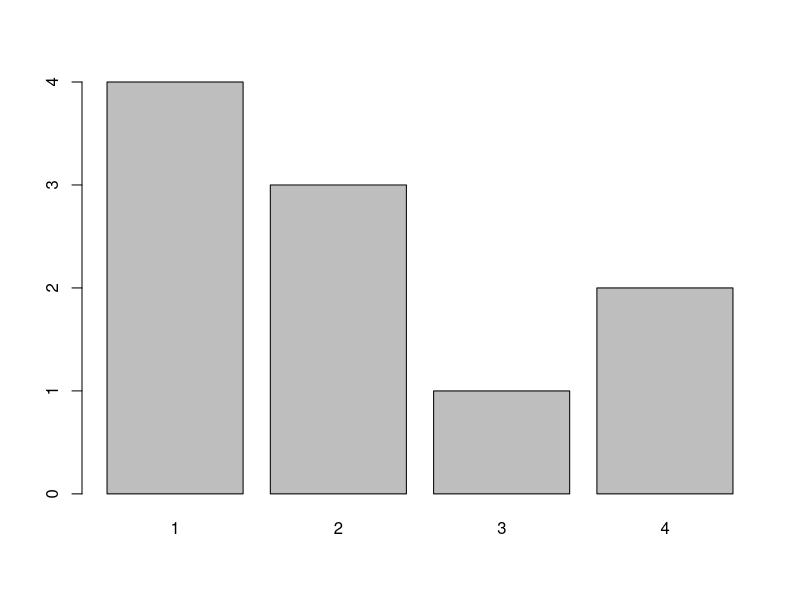
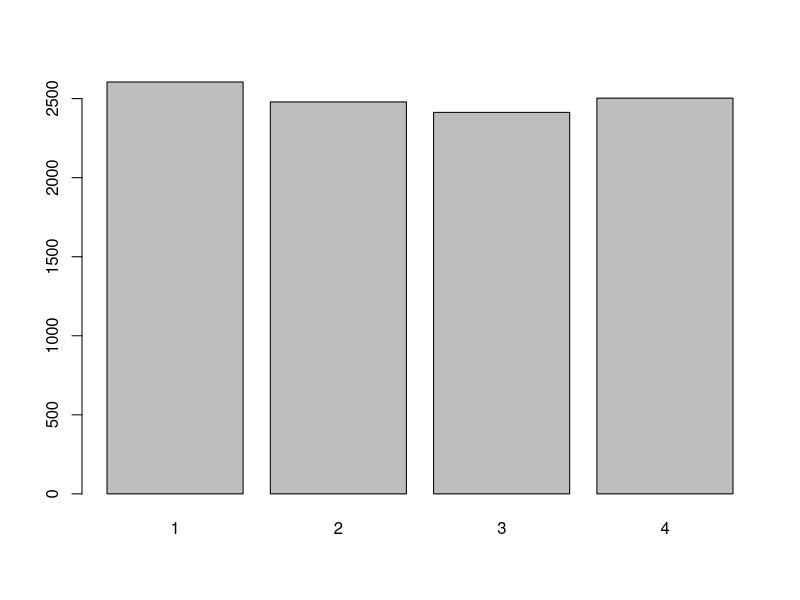
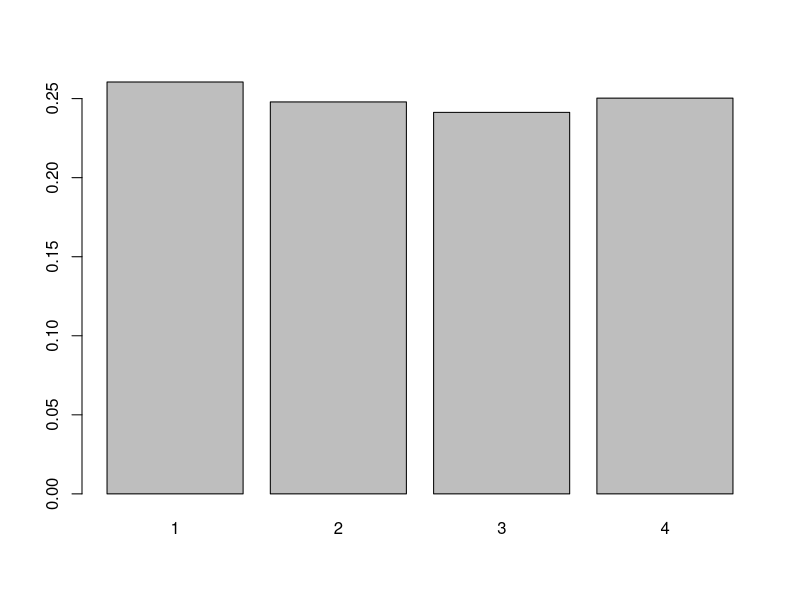
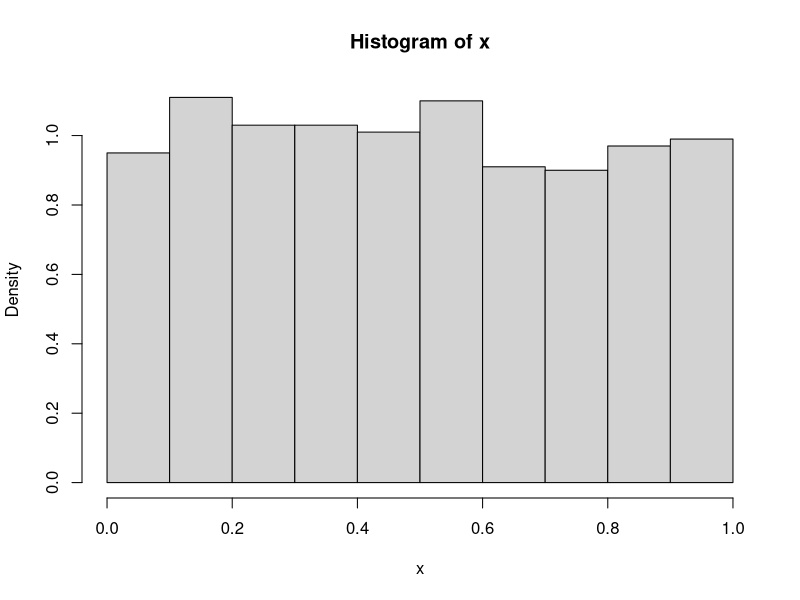
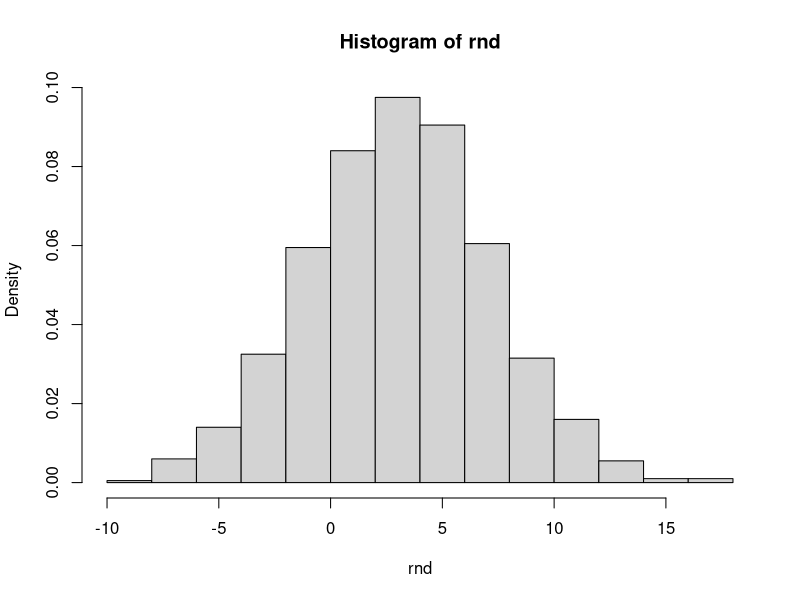
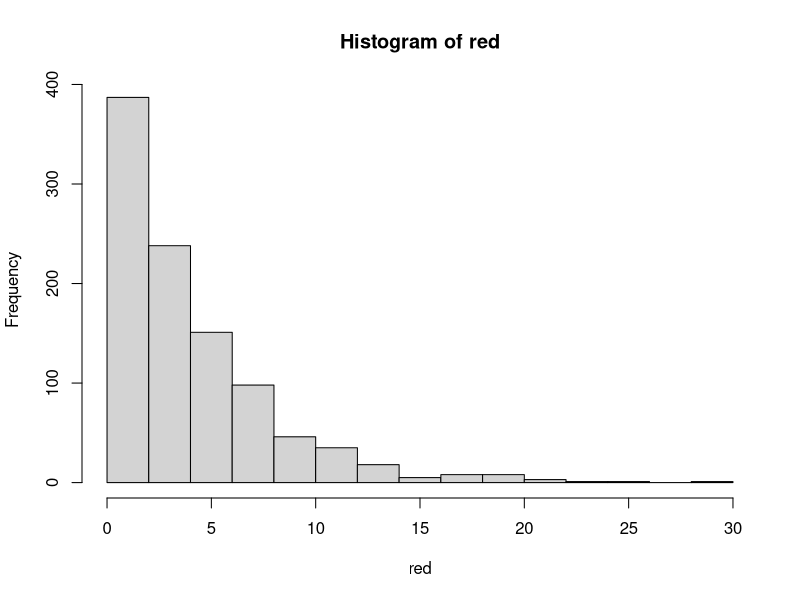
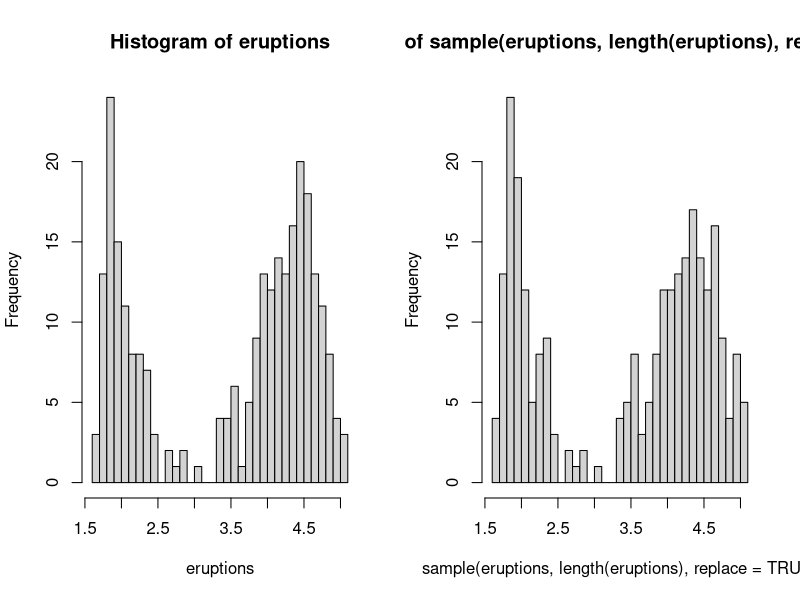

R code for these plots, in order:
#   Разпределения

############################
#       Преди да започнем с характеристиките на разпределенията трябва да знаем, че в R
#   всяко разпределение има разновидност, която стартите с d-(име на разпределение),
#   p-(име на разпределение), q-(име на разпределение) и r-(име на разпределение). Тези
#   означения показват какво искаме да правим:
#       r- - генериране на случайни величини за разпределението
#       d- - изчислява вероятността за сбъдване на събитието x
#       p- - изчислява вероятността на предварително зададен квантил за разпределението
#       q- - изчислява квантилът на предварително зададена вероятност за разпределението

#   p- е обратна функция на q-. Например qnorm(pnorm(0.9)) = 0.9, pnorm(qnorm(0.9)) = 0.9
############################

#   1. Равномерно дискретно разпределение (РДР)
#       РДР е вероятностно разпределение, което може да приема краен n на брой стойности,
#   за които вероятността за настъпване е една и съща, тоест равна на 1/n.
#       В R, няма точна функция за РДР както за другите разпределения. Функцията sample
#   решава проблема частично.
#       Така, че ще се наложи сами да си напишем сами функциите за генериране, плътност,
#   CDF и изчисляване на квантилите

rdud <- function(n, a, b) {
  sample(x = c(a:b), size = n, replace = TRUE)
}

ddud <- function(x, a, b) {
  if (x >= a & x <= b & round(x) == x) {
    return(1/(b - a + 1))
  } else {
    return(0)
  }
}

pdud <- function(q, a, b) {
  if(q < a) {
    return(0)
  } else if(q <= b) {
    return(floor(q)/(b - a + 1))
  } else {
    return(1)
  }
}

qdud <- function(p, a, b) {
  floor(a + p*(b - a))
}

set.seed(71278)
dud <- rdud(n = 10, a = 1, b = 4)
dud
#   параметърът "replace" позволява на sample() да извършва избор на елемент с
#   връщание. Ако не е TRUE и размерът на желаната извадка е по-голям от големината
#   на "x", то функцията ще даде грешка.

#   Ако го представим графично, то разпределението изглежда така:
barplot(table(dud))
prop.table(table(dud))

#   С увеличаване на броя на наблюденията, вероятнсотите се изравняват.
set.seed(15927)
dud <- rdud(n = 10000, a = 1, b = 4)
prop.table(table(dud))
barplot(table(dud))
barplot(prop.table(table(dud)))

#       Средната стойност и медианата са равни на (a + b)/2, къдетo "а" и "b" са
#   минималанта и максималната стойности.
#       Вариацията е равна на ((b - a + 1)^2 - 1)/12
summary(dud)
var(dud)

#   2. Биномно разпределение
#       Биномното разпределение е дисктретно разпределение, което брои успехите в редица
#   от n независими опита.

#       Биномното разпределение приема параметри "n" - броя на опитите
#   и "p" - вероятността за настъпване на успех.

#       Вероятността за настъпване на събитие "x" е P(x) = C(n, x)*p^x*(1-p)^(n-x),
#   за x = 0, ..., n

#       В R, функциите за биномно разпределение са rbinom(), dbinom(), pbinom(), qbinom()

#   n - броят на симулациите,
#   size - големианта на редицата от независимите опити
#   p - вероятността за настъпване на успех от един опит

#       Частния случай, когато size = 1 поражда Бернулиево разпределение. Тоест,
#   искаме да генерираме само един опит с вероятност за успех "p"
rbinom(n = 10, size = 1, p = 0.5)
rbinom(n = 10, size = 1, p = 0.2)

#       Биномно разпределение
rbinom(n = 1, size = 6, p = 0.2)
rbinom(n = 10, size = 6, p = 0.2)

# Хвърляне на зар - 100 опита - 6 изхода
set.seed(4442)
rbd <- rbinom(n = 100, size = 6, p = 0.2)
rbd
#       Средната стойност и медианата са равни на size*p, къдетo "size" и "p" са броят на
#   опитите в редицата от експерименти и вероятността за успех.
#       Вариацията е равна на size*p*(1 - p)
summary(rbd)
var(rbd)
sd(rbd)

dbinom(1, 10, 0.2)

#   3. Геометрично разпределение
#   Геометричното разпределение е дискретно разпределение, което показва броя на
#   опитите до настъпването на успех.
#   Вероятността е P(x) = p*(1-p)^x, за x = 0, ..., n
set.seed(46871)
rgd <- rgeom(n = 100, prob = 0.1)
length(rgd[rgd == 4])
summary(rgd)
var(rgd)


#   4. Поасоново разпределение
#   Поасоновото разпределение е дискретно разпределение, което измерва вероятността
#   "lambda" (n*p) на брой независими събития да се случат в определен интервал от време.

#   При Поасоновото разпределение "n" клони към безкрайност, a "p" клони към нула. Това
#   е и връзката между биномно разпределение и поасоново
#       Вероятността е P(x) = exp(-lambda)*lambda^x/(x!)

#   При поасоновото разпределение, средната стойност и вариацията са равни на lambda
set.seed(1477)
rpd <- rpois(n = 100, lambda = 3.4)
summary(rpd)
var(rpd)


#   5. Равномерно непрекъснато разпределение
#       Равномерното непрекъснато разпределение много наподобява равнометрното дискретно.
#   Разликата е в това, че вместо дискретни стойности, при непрекъснатото може да
#   приема в целия интервал.
#       Вероятността P(X < x) = (x - a) / (b - a)
#       Равномерното непрекъснато разпределение приема параметри a и b, които са
#   минимална и максимална стойности.
#       Геенрирането на равномерно разпределение става с функцията runif(n, a, b)
runif(1, 0, 2)
runif(5, 0, 2)

set.seed(6674)
x <- runif(1000) # get the random numbers
hist(x, prob = T, breaks = 10)

#   6. Нормално разпределение
#       Нормалното разпределение е непрекъснато разпеделение, което има два основни
#   параметъра mu (средна стойност) и sigma (стандартно отклонение).
set.seed(96637)
rnd <- rnorm(n = 1000, mean = 3, sd = 4)

summary(rnd)
var(rnd)

# Нормалното разпределение има формата на камбана
hist(rnd, prob = TRUE)

#   Всяко едно нормално разпределение, с очакване "mu" и стандартно отклонение
#   "sigma", може да се стандартизира в нормално разпределение с очакване 0 и стандартно
#   отклонение 1. Стандартизацията се нарича Z-score, а формулата е Z = (x - mean(x))/sd(x)
rnd1 <- (rnd - mean(rnd)) / sd(rnd)

#   R притежава функция "scale", която го прави автоматично. Функцията е притежава
#   параметрите center (булева или числова променлива) и scale (булева или числова
#   променлива)
rnd2 <- scale(rnd)
all(rnd1 == rnd2)   #   Проверяваме дали всички стойности на rnd1 и rnd2 са равни

#   7. Експоненциално
#       Друго важно непрекъснато разпределение е екопоненциалното. Това разпределение
#   e подходящо за употреба в случаи, когато имаме работа с промеливи, свързани с време.
#   Експоненциалното разпределение има само един параметър lambda.
#       Експоненциалното разпределение се свързва с Поасоновото разпределение и като с
#   него се оценява времето между настъпванията на две събития. Това разпределение се
#   разглежда и като непрекъснат аналог на геометричното разпределение.
#       Средната стойност на експоненциалното разпределение е равна на 1/lambda, а
#   вариацията = 1/lambda^2.
set.seed(7114)
lambda <- 4
red <- rexp(1000, rate = 1/lambda)
hist(red)
summary(red)
var(red)

#   8. Boostrap
#       Booostrap е метод, който представлява създаване на извадка с големина, равна на
#   големината на вектора X и всеки елемент от X може да участва повече от веднъж в новата
#   извадка.
data(faithful)
names(faithful)
eruptions <- faithful[, "eruptions"]
sample(eruptions, 10, replace = TRUE)

par(mfrow = c(1, 2))
hist(eruptions, breaks = 25)
hist(sample(eruptions, length(eruptions), replace = TRUE), breaks = 25)
par(mfrow = c(1, 1))